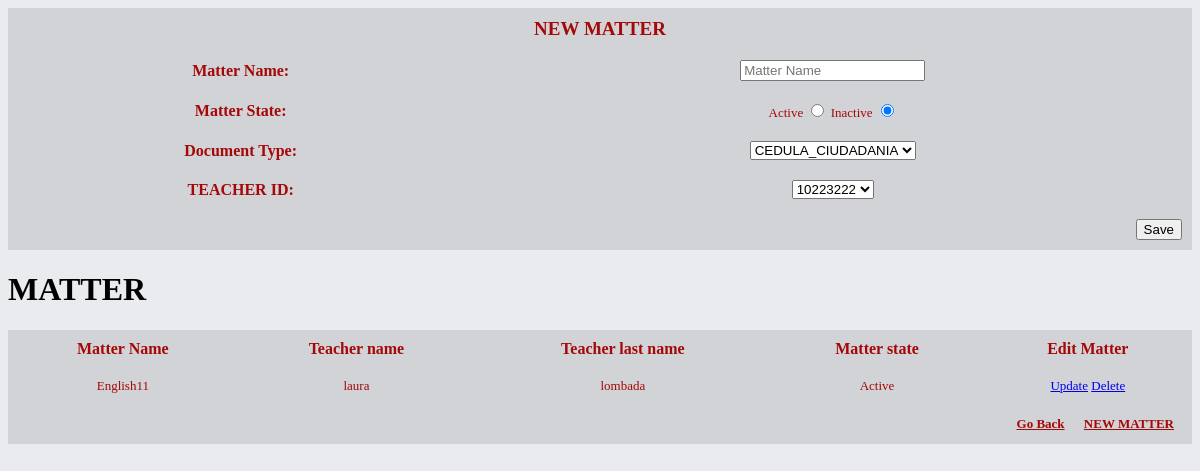
The page /admin/crud_matter/wm_switch.php?action=ver&m=1 on the database its author committed.
### tables this page shows
CREATE TABLE `matter` (
  `name_matter` varchar(25) NOT NULL,
  `state_matter` int(11) NOT NULL,
  `teacher_user_id_user` varchar(15) NOT NULL,
  `teacher_user_document_type_cod_document` varchar(3) NOT NULL
);

CREATE TABLE `user` (
  `id_user` varchar(15) NOT NULL,
  `first_name` varchar(20) NOT NULL,
  `second_name` varchar(20) DEFAULT NULL,
  `first_last_name` varchar(20) NOT NULL,
  `second_last_name` varchar(20) DEFAULT NULL,
  `address` varchar(45) NOT NULL,
  `phone` int(15) NOT NULL,
  `e_mail` varchar(45) NOT NULL,
  `document_type_cod_document_user` varchar(3) NOT NULL,
  `security_question_num_question` int(11) NOT NULL,
  `answer` varchar(50) NOT NULL,
  `password` varchar(50) DEFAULT NULL
);

### admin/crud_matter/wm_switch.php (the view, shortened to what this page needs)
<?php
$db = database::conectar();
?>
<!DOCTYPE html>
<html>
<head>
<link rel="stylesheet" type="text/css" href="../main.css">
</head>
<body>
	<?php if (!empty($_GET['m']) and !empty($_GET['action']) ) { ?>
<div>
	<form action="#" method="post" enctype="multipart/form-data">
		<table class="redTable"><thead><tr><th colspan="2">NEW MATTER</th></tr></thead>
		<tr><th>Matter Name:</th>
		<td><input id="form" type="text" name="name_matter" placeholder="Matter Name" required></td></tr>
		<tr><th>Matter State:</th>
		<td>Active <input type="radio" name="state_matter" value="1" checked>
		Inactive <input type="radio" name="state_matter" value="0" checked></td></tr>
		<tr><th>Document Type:</th>
		<td><select name="doc_type" id="form"> <?php
            foreach ($db->query('SELECT * FROM document_type')  as $row) {
                echo '<option value="'.$row['cod_document'].'">'.$row['desc_document'].'</option>';
            } ?>
        </select></td></tr>
        <tr><th>TEACHER ID:</th>
        <td><select name="id_us" id="form"> <?php
            foreach ($db->query('SELECT * FROM user')  as $row1) {
                echo '<option value="'.$row1['id_user'].'">'.$row1['id_user'].'</option>';
            } ?>
        </select></td></tr>
	    <tfoot>
				<tr>
					<td colspan="2">
						<div class="links">
							<input id="buton2c" type="submit" class="button"value="Save" onclick="this.form.action ='?action=registrar';">
						</div>
					</td>
				</tr>
			</tfoot>
	</table>
	</form>
</div>
<?php } ?>
<?php
$sql = "SELECT * FROM matter inner join teacher on teacher_user_id_user=user_id_user_teacher inner join user on id_user=user_id_user_teacher";
$query = $db ->query($sql);
if ($query->rowCount()>0): ?>
<table class="redTable">
<thead>
<h1>MATTER</h1>
</thead>
<tr>
	<th>Matter Name</th>
	<th>Teacher name</th>
	<th>Teacher last name</th>
	<th>Matter state</th>
	<th>Edit Matter</th>
</tr>
<?php while ($row = $query->fetch(PDO::FETCH_ASSOC)): ?>
<div>
<?php echo "<tr>"."<td>".$row['name_matter'] . "</td>";
	echo "<td>".$row['first_name'] . "</td>";
	echo "<td>".$row['first_last_name'] . "</td>";
	if ($row['state_matter'] == 1) {
		echo "<td>"."Active" . "</td>";
	}else {
		echo "<td>"."Inactive" . "</td>";
	}
?>
<td><a id="buton2d" href="?action=editar&name_matter=<?php echo $row['name_matter'];?>">Update</a>
<a id="buton2d" href="?action=eliminar&name_matter=<?php echo $row['name_matter'];?>" onclick="return confirm('Are you sure to eliminate this Matter?')">Delete</a></td></tr>
</div>
<?php endwhile; ?>
<tfoot>
	<tr>
		<td colspan="5">
			<div class="links">
				<a href="../index_admin.php" id="buton1b">Go Back</a>
				<a href="?action=ver&m=1" id="buton1b">NEW MATTER</a><br>
			</div>
		</td>
	</tr>
</tfoot>
</table>
<?php else: ?>
	<h4>Mr. User DO NOT find registration</h4>
	<br><a href="../index_admin.php" id="buton1b">Go Back</a>
	<a href="?action=ver&m=1" id="buton1b">NEW MATTER</a><br>
<?php endif; ?>
</body>
</html>

### admin/main.css (style rules this page uses)
body { background-color: #e9ebee; }
table.redTable { border: none; background-color: rgba(0,0,0,.1); width: 100%; text-align: center; border-collapse: collapse; }
table.redTable td, table.redTable th { border: none; padding: 10px; color: #A40808; }
table.redTable tbody td { font-size: 13px; }
table.redTable thead { color: #A40808; }
table.redTable thead th { font-size: 19px; font-weight: bold; color: #A40808; text-align: center; border-left: none; }
table.redTable thead th:first-child { border-left: none; }
table.redTable tfoot { font-size: 13px; font-weight: bold; color: #e9ebee; width: 100%; }
table.redTable tfoot td { font-size: 13px; }
table.redTable tfoot .links { text-align: right; }
table.redTable tfoot .links a { display: inline-block; color: #A40808; padding: 2px 8px; border-radius: 0; }

### rows shown on the page
matter: name_matter "English11", user.first_name "laura", user.first_last_name "lombada", state_matter "Active"

### other values the page prints
form field doc_type "CEDULA_CIUDADANIA"
form field id_us "10223222"
